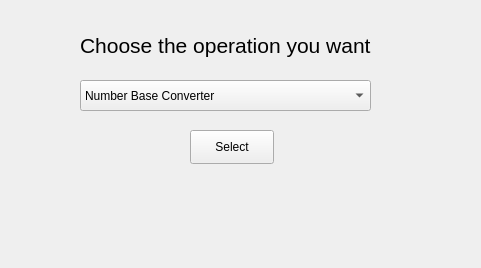
<?xml version="1.0" encoding="UTF-8"?>
<ui version="4.0">
 <class>choose</class>
 <widget class="QMainWindow" name="choose">
  <property name="geometry">
   <rect>
    <x>0</x>
    <y>0</y>
    <width>481</width>
    <height>268</height>
   </rect>
  </property>
  <property name="windowTitle">
   <string>Choose Operation</string>
  </property>
  <property name="windowIcon">
   <iconset>
    <normaloff>icon.svg</normaloff>icon.svg</iconset>
  </property>
  <widget class="QWidget" name="centralwidget">
   <widget class="QLabel" name="label">
    <property name="geometry">
     <rect>
      <x>80</x>
      <y>20</y>
      <width>321</width>
      <height>51</height>
     </rect>
    </property>
    <property name="font">
     <font>
      <pointsize>16</pointsize>
     </font>
    </property>
    <property name="text">
     <string>Choose the operation you want</string>
    </property>
   </widget>
   <widget class="QComboBox" name="comboBox">
    <property name="geometry">
     <rect>
      <x>80</x>
      <y>80</y>
      <width>291</width>
      <height>31</height>
     </rect>
    </property>
    <item>
     <property name="text">
      <string>Number Base Converter</string>
     </property>
    </item>
    <item>
     <property name="text">
      <string>Number Based Calculator</string>
     </property>
    </item>
   </widget>
   <widget class="QPushButton" name="pushButton">
    <property name="geometry">
     <rect>
      <x>190</x>
      <y>130</y>
      <width>84</width>
      <height>34</height>
     </rect>
    </property>
    <property name="text">
     <string>Select</string>
    </property>
   </widget>
  </widget>
 </widget>
 <resources/>
 <connections/>
</ui>
